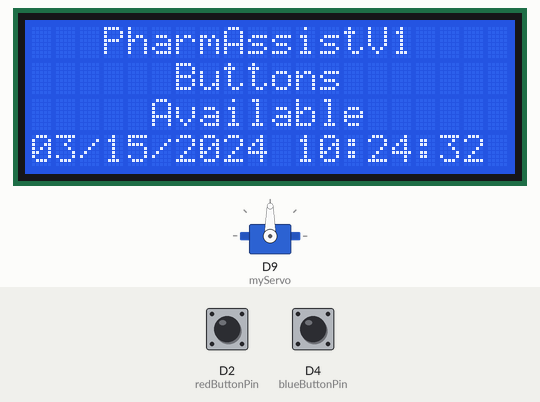
Simulated run of this program. Board: Arduino Uno R4 WiFi. Parts: 20×4 character LCD, servo. Inputs (shaded band) come from the test bench; at power-on: D2 (redButtonPin) LOW, D4 (blueButtonPin) LOW. The local clock reads 2024-03-15 10:24:30 at power-on unless the program sets it.

Above: at 2.3 s.
2.4 s: D2 (redButtonPin) pulled HIGH for 0.15 s
At 2.59 s:
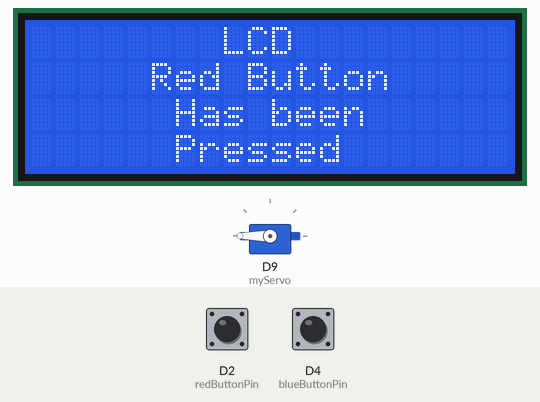
4.2 s: D4 (blueButtonPin) pulled HIGH for 0.15 s
At 4.8 s:
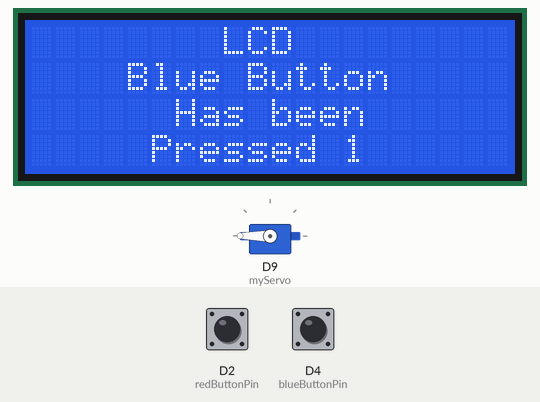
6.6 s: D4 (blueButtonPin) pulled HIGH for 1 s
At 7.2 s:
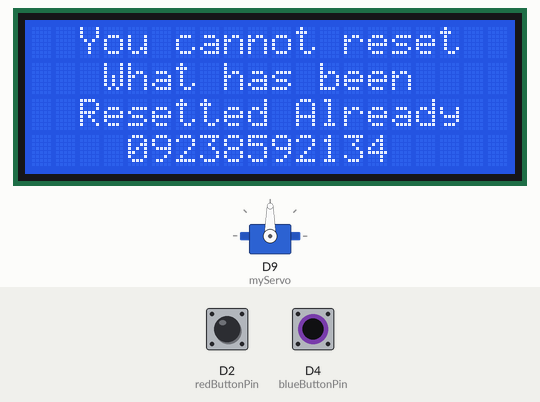
9.1 s: D2 (redButtonPin) pulled HIGH for 1 s
At 10.0 s:
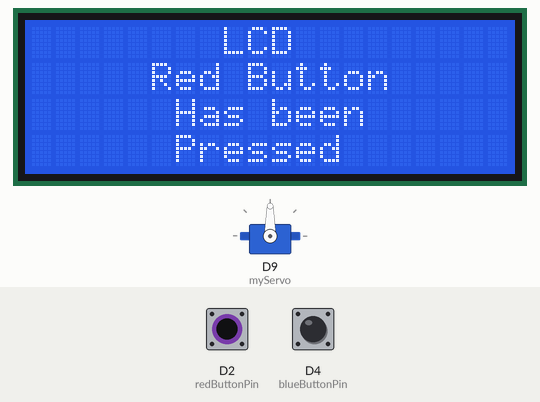
11.6 s: D2 (redButtonPin) pulled HIGH for 3.2 s
At 15.8 s:
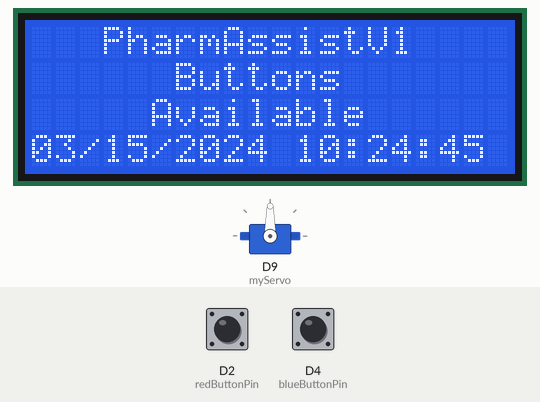
Timing chart, 0 to 17.3 s (numbered marks = the images above; inputs shaded):
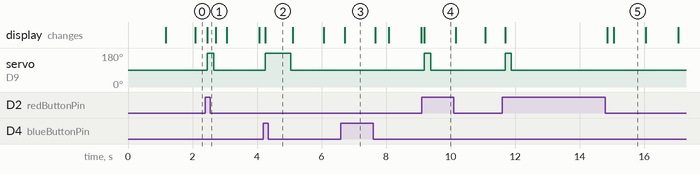

Measured:
- after the input at 2.4 s, servo on D9 (myServo): 90° → 180° after 0.06 s, → 90° 0.20 s later; the display: changes after 0.06 s (image 1)
- after the input at 4.2 s, servo on D9 (myServo): 90° → 180° after 0.05 s, → 90° 0.80 s later; the display: changes after 0.05 s (image 2)
- after the input at 6.6 s, the display: changes after 0.11 s (image 3)
- after the input at 9.1 s, servo on D9 (myServo): 90° → 180° after 0.09 s, → 90° 0.20 s later; the display: changes after 0.09 s (image 4)
- after the input at 11.6 s, servo on D9 (myServo): 90° → 180° after 0.09 s, → 90° 0.20 s later; the display: first changes after 0.09 s (image 5 shows a later state)

The program:

main.cpp
```cpp
#include <Arduino.h>
#include <LiquidCrystal_I2C.h>
#include <Servo.h>
#include <ThreeWire.h>
#include <RtcDS1302.h>

Servo myServo;
LiquidCrystal_I2C lcd(0x27, 20, 4);
ThreeWire rtcWire(6, 7, 8);
RtcDS1302<ThreeWire> Rtc(rtcWire);

constexpr int redButtonPin = 2;
constexpr int blueButtonPin = 4;

int timeForRotateToNextContainer = 200; // calibration required
int redButtonState = 0;
int blueButtonState = 0;
int turnTimes = 0;
bool pressedState = false;
bool displayNotReset = false;

int centerAlign(const String &textToPrint) {
  const int centerPoint = (20 - textToPrint.length()) / 2;
  return centerPoint;
}

void lcdDisplayReset() {
  // clears text per row
  lcd.setCursor(0, 0);
  lcd.clear();
  lcd.setCursor(0, 1);
  lcd.clear();
  lcd.setCursor(0, 2);
  lcd.clear();
  lcd.setCursor(0, 3);
  lcd.clear();
}

void lcdChangeText(const String &string1, const String &string2, const String &string3, const String &string4) {
  lcd.setCursor(centerAlign(string1), 0);    // move cursor the first row and center align
  lcd.print(string1);                        // print message at the first row
  lcd.setCursor(centerAlign(string2), 1);    // move cursor to the second row and center align
  lcd.print(string2);                        // print message at the second row
  lcd.setCursor(centerAlign(string3), 2);    // move cursor to the third row and center align
  lcd.print(string3);                        // print message at the third row
  lcd.setCursor(centerAlign(string4), 3);    // move cursor to the fourth row and center align
  lcd.print(string4);                        // print message the fourth row
}

int servoTurn(int turnTimes, const int timeForRotateToNextContainer) {
    myServo.write(180);                  // starts servo clockwise
    delay(timeForRotateToNextContainer); // time required to rotate to next container
    myServo.write(90);                   // stops servo
    turnTimes++;                         // counts the amount of times the servo has changed container
      if (turnTimes > 4) {
        turnTimes = 0;                   // resets once it has done a full rotation
      }
    return turnTimes;
}

int servoReset(int number, const int timeForRotateToNextContainer) {
  lcdDisplayReset();
    switch (number) {
      case 1:
        lcdChangeText("LCD","Blue Button", "Has been", "Pressed 1");
        myServo.write(180);
        delay(timeForRotateToNextContainer * 4);
        myServo.write(90);
        break;
      case 2:
        lcdChangeText("LCD","Blue Button", "Has been", "Pressed 2");
        myServo.write(180);
        delay(timeForRotateToNextContainer * 3);
        myServo.write(90);
        break;
      case 3:
        lcdChangeText("LCD","Blue Button", "Has been", "Pressed 3");
        myServo.write(180);
        delay(timeForRotateToNextContainer * 2);
        myServo.write(90);
        break;
      case 4:
        lcdChangeText("LCD","Blue Button", "Has been", "Pressed 4");
        myServo.write(180);
        delay(timeForRotateToNextContainer);
        myServo.write(90);
        break;
      default:
        lcdChangeText("You cannot reset","What has been", "Resetted Already", "09238592134");
    }
  number = 0;
  return number;
}

String DateTime(const RtcDateTime& dt)
{
  char datestring[26];

  snprintf_P(datestring,
          countof(datestring),
          PSTR("%02u/%02u/%04u %02u:%02u:%02u"),
          dt.Month(),
          dt.Day(),
          dt.Year(),
          dt.Hour(),
          dt.Minute(),
          dt.Second() );
  return datestring;
}

void setup() {
  pinMode(redButtonPin, INPUT);
  pinMode(blueButtonPin, INPUT);
  lcd.init();
  lcd.backlight();
  myServo.attach(9);
  Rtc.Begin();
  RtcDateTime compiled = RtcDateTime(__DATE__, __TIME__);
  lcdChangeText("PharmAssistV1", "The Auto Dispenser", __DATE__, __TIME__); // Intro text
  delay(1000);
  lcdDisplayReset();
}

void loop() {
  RtcDateTime now = Rtc.GetDateTime();
  redButtonState = digitalRead(redButtonPin);
  blueButtonState = digitalRead(blueButtonPin);

  if (redButtonState == HIGH && pressedState == false) {
    lcdDisplayReset();
    lcdChangeText("LCD ","Red Button", "Has been", "Pressed");
    turnTimes = servoTurn(turnTimes, timeForRotateToNextContainer);
    pressedState = true;
    displayNotReset = true;
  }

  else if (blueButtonState == HIGH && pressedState == false) {
    turnTimes = servoReset(turnTimes, timeForRotateToNextContainer);
    pressedState = true;
    displayNotReset = true;
  }

  else if (blueButtonState == LOW && redButtonState == LOW) {
    if (displayNotReset == true) {
      lcdDisplayReset();
      displayNotReset = false;
    }
    lcdChangeText("PharmAssistV1","Buttons", "Available", DateTime(now));
    pressedState = false;
  }

}
```
